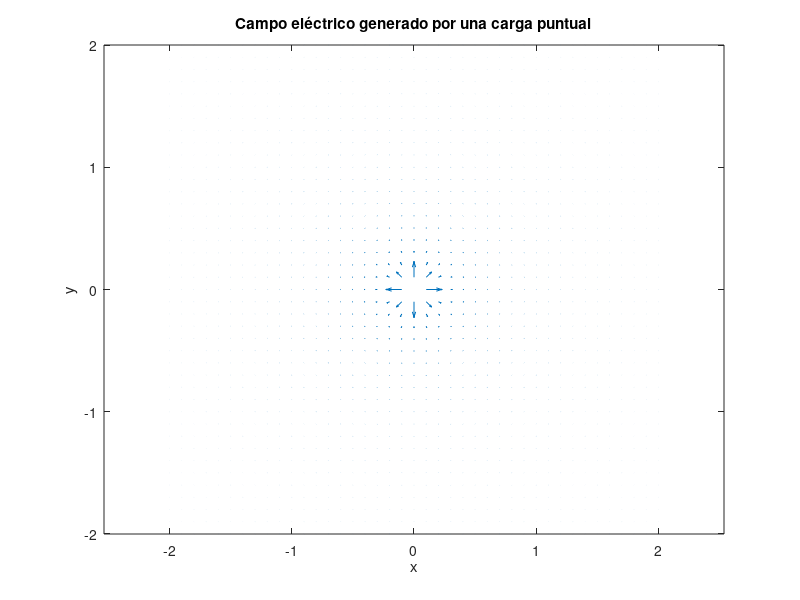
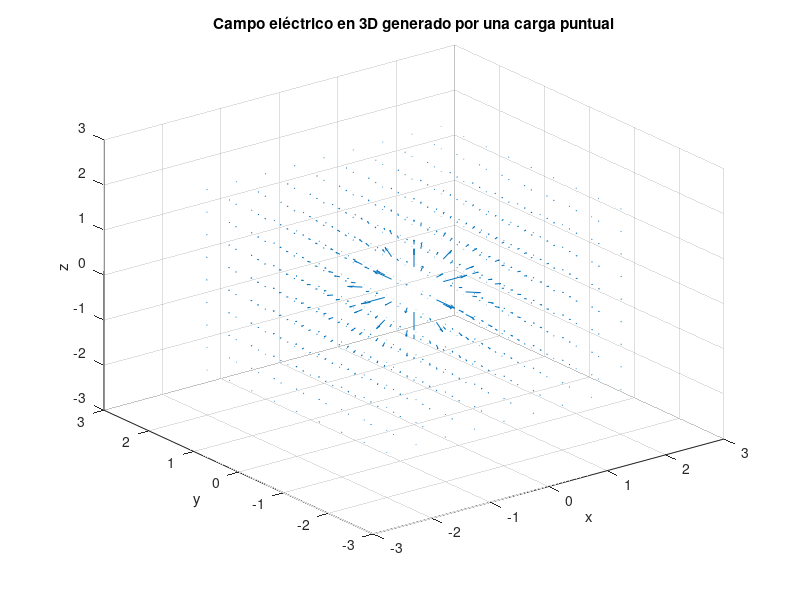
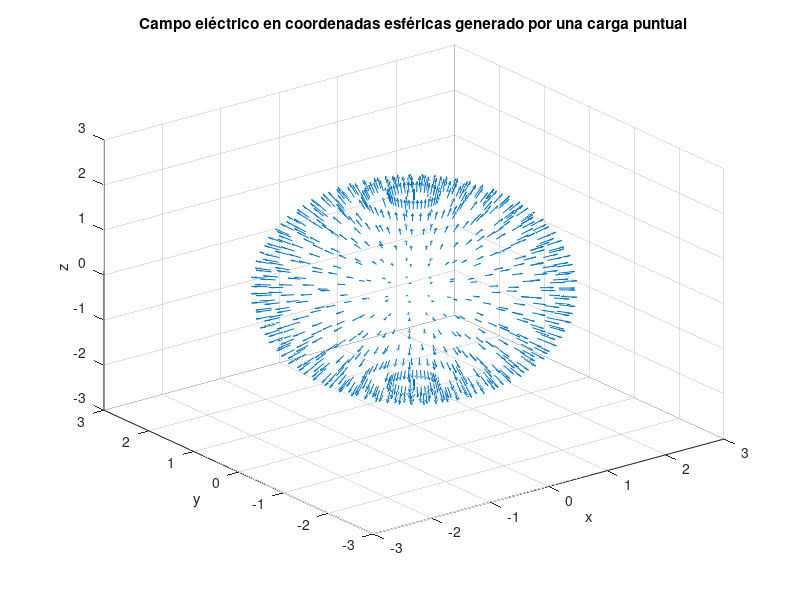
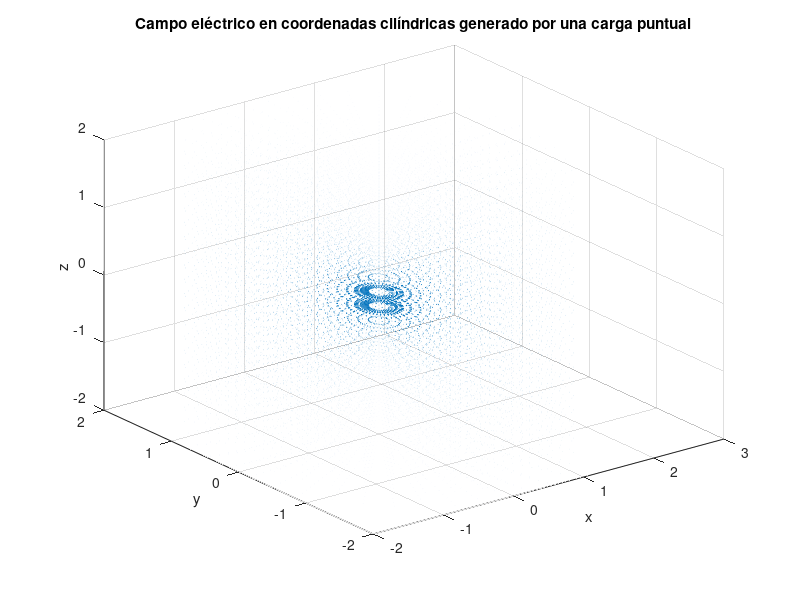

Reproduce these figures in MATLAB, in order.
% Parámetros
k = 8.99e9; % Constante de Coulomb
q = 1e-9;   % Carga puntual en Culombios
[x, y] = meshgrid(-2:0.1:2, -2:0.1:2); % Definir una rejilla de puntos en el espacio

% Calcular el campo eléctrico
Ex = k * q * x ./ (x.^2 + y.^2).^1.5;
Ey = k * q * y ./ (x.^2 + y.^2).^1.5;

% Plotear el campo eléctrico
quiver(x, y, Ex, Ey);
xlabel('x');
ylabel('y');
title('Campo eléctrico generado por una carga puntual');
axis equal;


% Parámetros 3D
k = 8.99e9; % Constante de Coulomb
q = 1e-9;   % Carga puntual en Culombios
[x, y, z] = meshgrid(-2:0.5:2, -2:0.5:2, -2:0.5:2); % Definir una rejilla de puntos en el espacio

% Calcular el campo eléctrico
r = sqrt(x.^2 + y.^2 + z.^2);
Ex = k * q * x ./ (r.^3);
Ey = k * q * y ./ (r.^3);
Ez = k * q * z ./ (r.^3);

% Plotear el campo eléctrico en 3D
figure;
quiver3(x, y, z, Ex, Ey, Ez);
xlabel('x');
ylabel('y');
zlabel('z');
title('Campo eléctrico en 3D generado por una carga puntual');

% Parámetros
k = 8.99e9; % Constante de Coulomb
q = 1e-9;   % Carga puntual en Culombios
r = 2;      % Radio de la rejilla esférica en metros

% Definir la rejilla esférica
theta = linspace(0, pi, 20); % Ángulo polar
phi = linspace(0, 2*pi, 40); % Ángulo azimutal
[theta, phi] = meshgrid(theta, phi);

% Convertir coordenadas esféricas a cartesianas
x = r .* sin(theta) .* cos(phi);
y = r .* sin(theta) .* sin(phi);
z = r .* cos(theta);

% Calcular el campo eléctrico en coordenadas esféricas
r = sqrt(x.^2 + y.^2 + z.^2);
Er = k * q * r.^-2; % Componente radial del campo eléctrico
Etheta = zeros(size(x)); % Componente theta (no hay dependencia de theta)
Ephi = zeros(size(x));   % Componente phi (no hay dependencia de phi)

% Convertir los componentes del campo eléctrico a coordenadas cartesianas
Ex = Er .* sin(theta) .* cos(phi) - Ephi .* sin(phi);
Ey = Er .* sin(theta) .* sin(phi) + Ephi .* cos(phi);
Ez = Er .* cos(theta);

% Plotear el campo eléctrico
figure;
quiver3(x, y, z, Ex, Ey, Ez);
xlabel('x');
ylabel('y');
zlabel('z');
title('Campo eléctrico en coordenadas esféricas generado por una carga puntual');


% Parámetros
k = 8.99e9; % Constante de Coulomb
q = 1e-9;   % Carga puntual en Coulombs
R = 2;      % Radio del cilindro en metros

% Definir la rejilla cilíndrica
rho = linspace(0, R, 20);    % Radio en el plano xy
phi = linspace(0, 2*pi, 40); % Ángulo azimutal
z = linspace(-2, 2, 20);      % Altura en el eje z
[rho, phi, z] = meshgrid(rho, phi, z);

% Convertir coordenadas cilíndricas a cartesianas
x = rho .* cos(phi);
y = rho .* sin(phi);

% Calcular el campo eléctrico en coordenadas cilíndricas
r = sqrt(x.^2 + y.^2 + z.^2);
Erho = k * q * rho ./ r.^3;  % Componente radial del campo eléctrico
Ephi = zeros(size(x));       % Componente azimutal (no hay dependencia de phi)
Ez = zeros(size(x));         % Componente axial (no hay dependencia de z)

% Convertir los componentes del campo eléctrico a coordenadas cartesianas
Ex = Erho .* cos(phi);
Ey = Erho .* sin(phi);

% Plotear el campo eléctrico
figure;
quiver3(x, y, z, Ex, Ey, Ez);
xlabel('x');
ylabel('y');
zlabel('z');
title('Campo eléctrico en coordenadas cilíndricas generado por una carga puntual');
